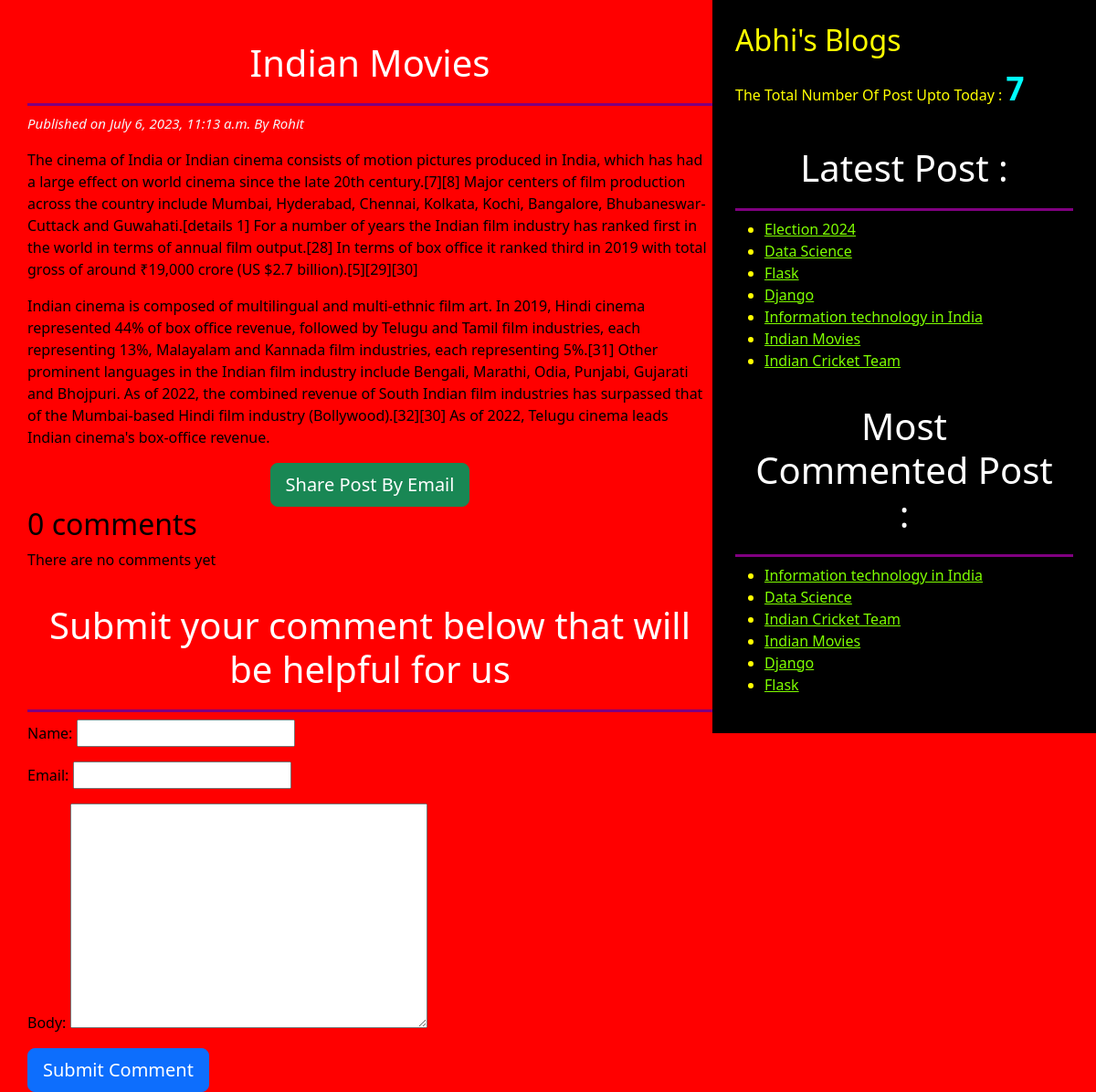
/2023/07/06/indian-movies/, run on the app's committed database.
### blog/models.py (models this page shows, shortened)
class Post(models.Model):
    STATUS_CHOICE=(('draft','Draft'),('publish','Publish'))
    title=models.CharField(max_length=256)
    slug=models.SlugField(max_length=256,unique_for_date='publish')
    author=models.ForeignKey(User,related_name='blog_post',on_delete=models.CASCADE)
    body=models.TextField()
    publish=models.DateTimeField(default=timezone.now)
    created=models.DateTimeField(auto_now_add=True)
    updated=models.DateTimeField(auto_now=True)
    status=models.CharField(max_length=10,choices=STATUS_CHOICE,default='draft')
    objects=CustomManager()
    tags=TaggableManager()
    class Meta:
        ordering=('-publish',)
    def get_absolute_url(self):
        return reverse("post_detail", args=[self.publish.year,self.publish.strftime('%m'),self.publish.strftime('%d'),self.slug])

### blog/views.py (the view)
# urls.py: path('<int:year>/<int:month>/<int:day>/<post>/',views.post_detail_view,name='post_detail'),
def post_detail_view(request,year,month,day,post):
    post= get_object_or_404(Post,slug=post,
                            status='publish',
                            publish__year=year,
                            publish__month=month,
                            publish__day=day)
    comments=post.comments.filter(active=True)
    csubmit=False
    if request.method=="POST":
        form=CommentForm(request.POST)
        if form.is_valid():
            new_comment=form.save(commit=False)
            new_comment.post=post
            new_comment.save()
            csubmit=True
    else:
        form=CommentForm()
    return render(request,'blog/post_detail.html',{'post':post,'form':form,'csubmit':csubmit,'comments':comments})

### blog/forms.py
class CommentForm(forms.ModelForm):
    class Meta:
        model=Comment
        fields=('name','email','body')

### blog/models.py (called while the page is built)
    def get_queryset(self):
        return super().get_queryset().filter(status='publish')

### blog/templatetags/blog_tags.py (called while the page is built)
@register.simple_tag
def total_posts():
    return Post.objects.count()

@register.inclusion_tag('blog/latest_post123.html')
def show_latest_post():
    latest_post=Post.objects.order_by('-publish')[:7]
    return {'latest_post':latest_post}

@register.simple_tag
def get_most_commented_post(count=6):
    return Post.objects.annotate(total_comments=Count('comments')).order_by('-total_comments')[:count]

### templates/blog/post_detail.html (shortened to what this page needs)
<!DOCTYPE html>
{% extends 'blog/base.html' %}
        {% block body_block %}
           <h1> {{post.title}} </h1>
           <p id='date'> Published on {{post.publish}} By {{post.author|title}}</p>
           {{post.body|linebreaks}}
        <div class="container" align='center'>
           <a href="/{{post.id}}/share" class='btn btn-success btn-lg'>Share Post By Email</a>
        </div>
        {% with comments.count as comments_count  %}
            <h2> {{comments_count}} comment{{comments_count|pluralize}} </h2>
        {% endwith %}
        {% if comments %}
            {% for comment in comments  %}
                <p id='ch'> Comment {{forloop.counter}} by {{comment.name}} on {{comment.created}} </p>
                <div class="ch"> {{comment.body|linebreaks}} </div>
            {% endfor %}
        {% else %}
            <p>There are no comments yet</p>
        {% endif %}
        {% if csubmit %}
           <h2>Your comments added successfully</h2>
        {% else %}
        <h1>Submit your comment below that will be helpful for us</h1>
        <form method='POST'>
            {{form.as_p}}
            <input type="submit" class='btn btn-primary btn-lg' value="Submit Comment">
        </form>
        {% endif %}
        {% endblock  %}

### templates/blog/base.html (shortened to what this page needs)
<!DOCTYPE html>
{% load blog_tags %}
{% load static %}
<html lang="en">
<head>
    <link href="https://cdn.jsdelivr.net/npm/bootstrap@5.3.0/dist/css/bootstrap.min.css" rel="stylesheet">
    <link rel="stylesheet" href="{% static 'css/blog3.css' %}">
</head>
<body>
    <div class="content">
        {% block body_block %}
        {% endblock  %}
    </div>
    <div class="sidebar">
        <h2>Abhi's Blogs</h2>
        <p>The Total Number Of Post Upto Today : <span id='pcount'>{% total_posts %}</span> </p>
        <h1>Latest Post : </h1> {% show_latest_post %}
        <h1>Most Commented Post :</h1>
        {% get_most_commented_post as most_commented_post %}
        <ul>
            {% for post in most_commented_post %}
               <li> <a href="{{post.get_absolute_url}}"> {{post.title}} </a> </li>
            {% endfor %}
        </ul>
    </div>
</body>
</html>

### templates/blog/latest_post123.html
<ul>
    {% for post  in latest_post  %}
      <li> <a href="{{post.get_absolute_url}}"> {{post.title}} </a>
      </li>
    {% endfor %}
</ul>

### static/css/blog3.css (style rules this page uses)
.content { width: 65% ; float: left; background-color:red; color:black; padding: 25px 0 0 30px ; height: 100%; }
.sidebar { width: 35% ; float: right; background-color: black; color: yellow; padding: 25px; height: 100%; }
h1 { text-align: center; border-bottom: 3px solid purple; padding: 20px; color: white; }
#date { color: rgb(245, 244, 248); font-size: 15px; font-style: italic; }
a { color: chartreuse; }
body { background-color: red; }
#pcount { font-size: 35px; font-weight: 900; color: aqua; }

### data on the page
Post: title "Indian Movies", publish "July 6, 2023, 11:13 a.m.", author "Rohit", body "The cinema of India or Indian cinema consists of motion pictures produced in India, which has had a large effect on world cinema since the late 20th century.[7][8] Major centers of film production across the country include Mumbai, Hyderabad, Chennai, Kolkata, Kochi, Bangalore, Bhubaneswar-Cuttack and Guwahati.[details 1] For a number of years the Indian film industry has ranked first in the world in terms of annual film output.[28] In terms of box office it ranked third in 2019 with total gross of around ₹19,000 crore (US $2.7 billion).[5][29][30] Indian cinema is composed of multilingual and multi-ethnic film art. In 2019, Hindi cinema represented 44% of box office revenue, followed by…"
Post: title "Election 2024"
Post: title "Data Science"
Post: title "Flask"
Post: title "Django"
Post: title "Information technology in India"
Post: title "Indian Cricket Team"

### other printed values
{{ comments_count }} "0"
